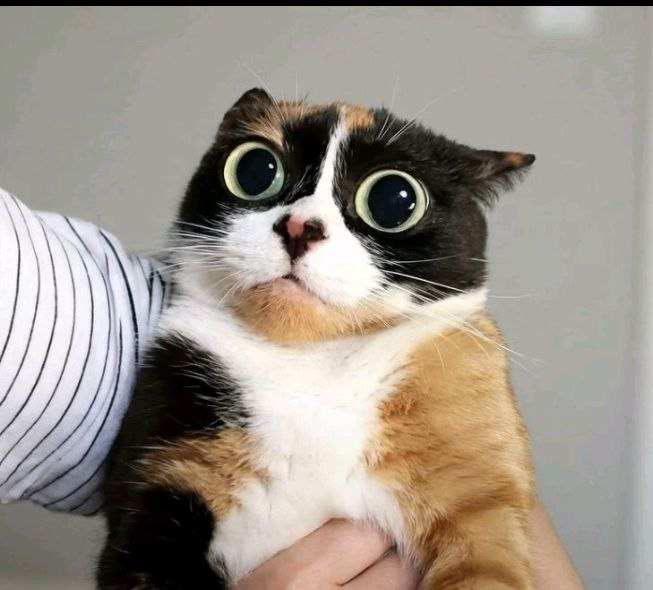
#> input picture 1_Open_Cv/куки.jpg, 653 x 590 px, found by its file name
$ python 1task.py
#> lines starting #> are read from the running program, lines starting #| are printed output that depends on the picture
import cv2
import numpy as np

img = cv2.imread('/1_Open_Cv/куки.jpg')
#> img is the input picture: shape (590, 653, 3); mean B, G, R 138.1, 147.5, 155.9

rows,cols = img.shape[:2]
#> rows = 590; cols = 653

rotaion_matrix = cv2.getRotationMatrix2D((cols/2,rows/2),45,1)
rotated_img = cv2.warpAffine(img, rotaion_matrix, (cols, rows))
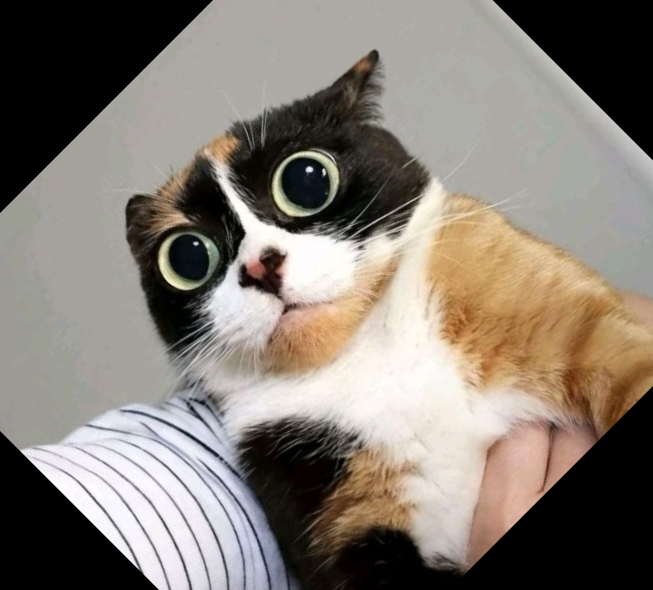
#> rotated_img: shape (590, 653, 3); mean B, G, R 115.2, 123.9, 131.9
cv2.circle(rotated_img,(100,100),50,(0,0,255),-1)
cv2.rectangle(rotated_img,(200,200),(300,300),(0,255,0),2)
cv2.putText(rotated_img, 'Hello!', (50, 50), cv2.FONT_HERSHEY_SIMPLEX, 1, (255, 255, 255), 2)
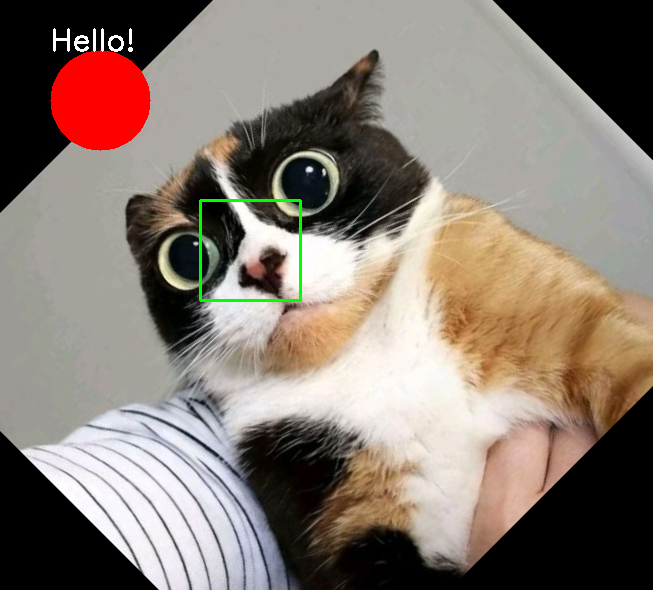
#> rotated_img: shape (590, 653, 3); mean B, G, R 114, 123.4, 135.8
cv2.imwrite('output.jpg', rotated_img)
